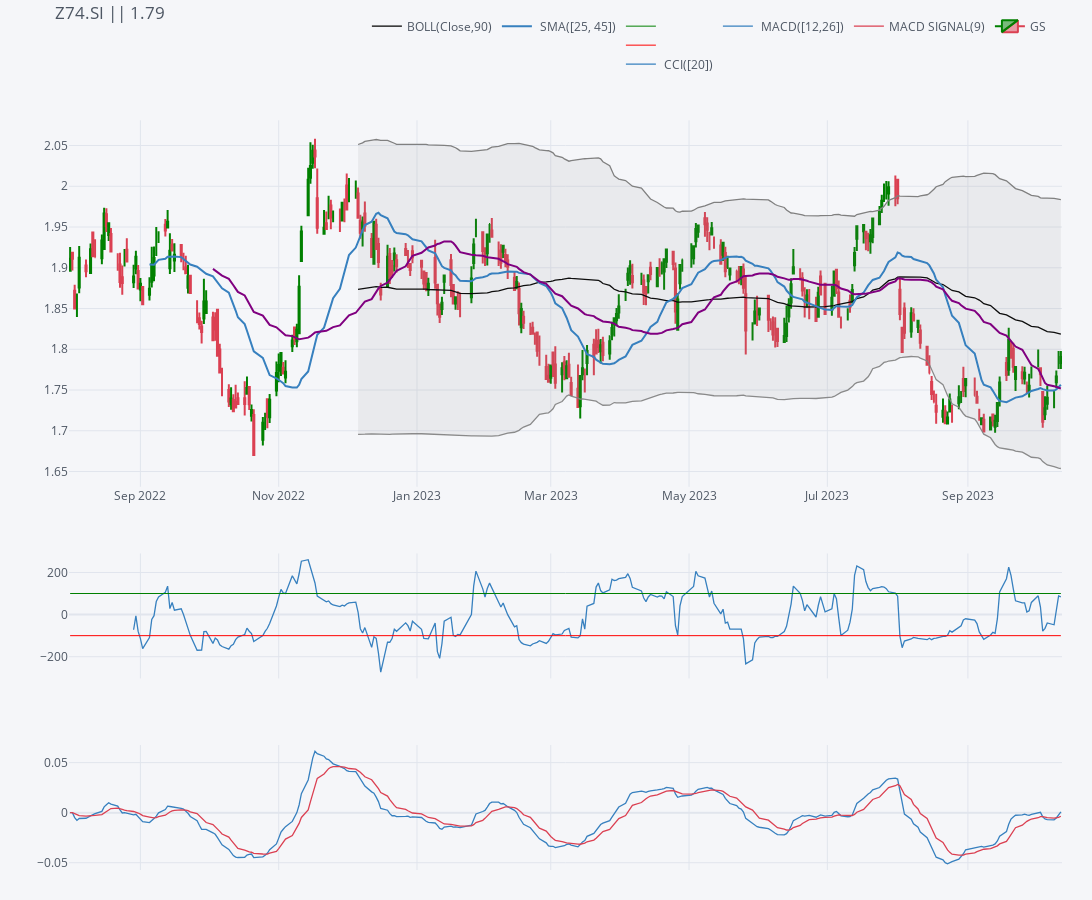

Here is the notebook cell this chart was saved with:
### Code cell
plotStockPrice('Z74.SI',USD=True)

### Figure 1 — Plotly figure (JSON) as saved in the notebook; plotly's stock layout.template omitted (floating-point values rounded to 4 significant figures; data arrays with more than 128 entries replaced by an {"elided": "..."} marker saying what was removed)
{"data": [{"legendgroup": "BOLL(Close,90)", "line": {"color": "rgba(0, 0, 0, 1.0)", "dash": "solid", "shape": "linear", "width": 1.3}, "mode": "lines", "name": "BOLL(Close,90)", "showlegend": true, "text": "", "type": "scatter", "x": {"elided": "302 str values"}, "y": {"elided": "302 mixed values"}, "yaxis": "y2"}, {"legendgroup": "BOLL(Close,90)", "line": {"color": "rgba(128, 128, 128, 1.0)", "dash": "solid", "shape": "linear", "width": 1.3}, "mode": "lines", "name": "UPPER(Close,90)", "showlegend": false, "text": "", "type": "scatter", "x": {"elided": "302 str values"}, "y": {"elided": "302 mixed values"}, "yaxis": "y2"}, {"fill": "tonexty", "fillcolor": "rgba(128, 128, 128, 0.1)", "legendgroup": "BOLL(Close,90)", "line": {"color": "rgba(128, 128, 128, 0.8999999999999999)", "dash": "solid", "shape": "linear", "width": 1.3}, "mode": "lines", "name": "LOWER(Close,90)", "showlegend": false, "text": "", "type": "scatter", "x": {"elided": "302 str values"}, "y": {"elided": "302 mixed values"}, "yaxis": "y2"}, {"legendgroup": " SMA([25, 45])", "line": {"color": "rgba(55, 128, 191, 1.0)", "dash": "solid", "shape": "linear", "width": 2}, "mode": "lines", "name": " SMA([25, 45])", "showlegend": true, "text": "", "type": "scatter", "x": {"elided": "302 str values"}, "y": {"elided": "302 mixed values"}, "yaxis": "y2"}, {"legendgroup": " SMA([25, 45])", "line": {"color": "rgba(128, 0, 128, 1.0)", "dash": "solid", "shape": "linear", "width": 2}, "mode": "lines", "name": " SMA(45)", "showlegend": false, "text": "", "type": "scatter", "x": {"elided": "302 str values"}, "y": {"elided": "302 mixed values"}, "yaxis": "y2"}, {"legendgroup": " CCI([20])", "line": {"color": "rgba(55, 128, 191, 1.0)", "dash": "solid", "shape": "linear", "width": 1.3}, "mode": "lines", "name": " CCI([20])", "showlegend": true, "text": "", "type": "scatter", "x": {"elided": "302 str values"}, "y": {"elided": "302 mixed values"}, "yaxis": "y3"}, {"legendgroup": " CCI([20])", "line": {"color": "red", "width": 1}, "mode": "lines", "name": "", "showlegend": true, "text": "", "type": "scatter", "x": {"elided": "302 str values"}, "y": {"elided": "302 int values"}, "yaxis": "y3"}, {"legendgroup": " CCI([20])", "line": {"color": "green", "width": 1}, "mode": "lines", "name": "", "showlegend": true, "text": "", "type": "scatter", "x": {"elided": "302 str values"}, "y": {"elided": "302 int values"}, "yaxis": "y3"}, {"line": {"color": "rgba(55, 128, 191, 1.0)", "dash": "solid", "shape": "linear", "width": 1.3}, "mode": "lines", "name": " MACD([12,26])", "text": "", "type": "scatter", "x": {"elided": "302 str values"}, "y": {"elided": "302 float values"}, "yaxis": "y4"}, {"line": {"color": "rgba(219, 64, 82, 1.0)", "dash": "solid", "shape": "linear", "width": 1.3}, "mode": "lines", "name": "MACD SIGNAL(9)", "text": "", "type": "scatter", "x": {"elided": "302 str values"}, "y": {"elided": "302 float values"}, "yaxis": "y4"}, {"close": {"elided": "302 float values"}, "decreasing": {"line": {"color": "#db4052"}}, "high": {"elided": "302 float values"}, "increasing": {"line": {"color": "#008000"}}, "low": {"elided": "302 float values"}, "name": "GS", "open": {"elided": "302 float values"}, "showlegend": true, "type": "candlestick", "x": {"elided": "302 str values"}, "yaxis": "y2"}], "layout": {"height": 900, "legend": {"bgcolor": "#F5F6F9", "font": {"color": "#4D5663"}, "orientation": "h", "x": 0.3, "y": 0.95, "yanchor": "bottom"}, "margin": {"b": 30, "l": 30, "r": 30, "t": 30}, "paper_bgcolor": "#F5F6F9", "plot_bgcolor": "#F5F6F9", "showlegend": true, "title": {"font": {"color": "#4D5663"}, "text": "Z74.SI || 1.79"}, "width": 1800, "xaxis": {"anchor": "y2", "gridcolor": "#E1E5ED", "rangeselector": {"bgcolor": "rgba(150, 200, 250, 1)", "buttons": [{"count": 1, "label": "1m", "step": "month", "stepmode": "backward"}, {"count": 1, "label": "1y", "step": "year", "stepmode": "backward"}], "font": {"size": 13}, "visible": false, "x": 0, "y": 0.9}, "rangeslider": {"visible": false}, "showgrid": true, "tickfont": {"color": "#4D5663"}, "title": {"font": {"color": "#4D5663"}, "text": ""}, "zerolinecolor": "#E1E5ED"}, "yaxis": {"gridcolor": "#E1E5ED", "showgrid": true, "showticklabels": false, "tickfont": {"color": "#4D5663"}, "title": {"font": {"color": "#4D5663"}, "text": ""}, "zerolinecolor": "#E1E5ED"}, "yaxis2": {"domain": [0.46, 0.9], "gridcolor": "#E1E5ED", "showgrid": true, "tickfont": {"color": "#4D5663"}, "title": {"font": {"color": "#4D5663"}, "text": ""}, "zerolinecolor": "#E1E5ED"}, "yaxis3": {"domain": [0.23, 0.38], "gridcolor": "#E1E5ED", "showgrid": true, "tickfont": {"color": "#4D5663"}, "title": {"font": {"color": "#4D5663"}, "text": ""}, "zerolinecolor": "#E1E5ED"}, "yaxis4": {"domain": [0, 0.15], "gridcolor": "#E1E5ED", "showgrid": true, "tickfont": {"color": "#4D5663"}, "title": {"font": {"color": "#4D5663"}, "text": ""}, "zerolinecolor": "#E1E5ED"}}}
